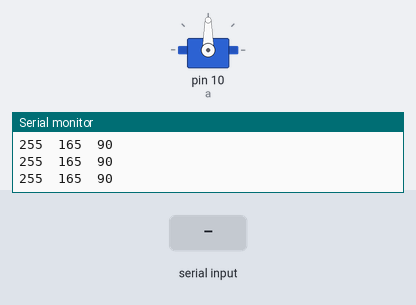
This sketch was run on a simulated Arduino Uno, built with avr-gcc and run on an emulated ATmega328P. On the bench: servo, the last lines printed to the serial monitor. Inputs (shaded band) come from the test bench.

Above: at 0.06 s.
At 1.2 s:
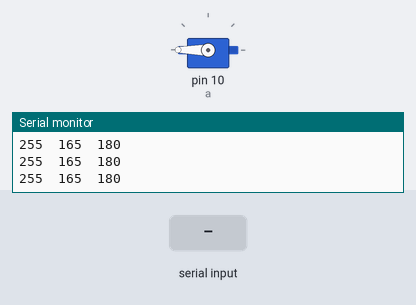
1.3 s: byte 30 received over Serial
Timing chart, 0 to 4.3 s (numbered marks = the images above; inputs shaded):
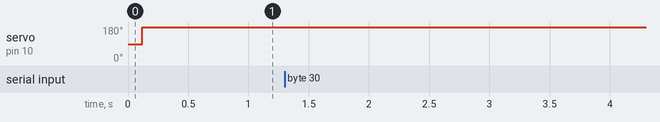

The sketch:

sketch_servo.ino
```cpp
#include <Servo.h>

Servo a;

void setup() {
  a.attach(10); //port 10: servo 1 on the motor shield
  Serial.begin(9600);
}

int pos = 90;
long lasttime = 0;
int delta = 0;

byte input;

void loop() {
  delta = millis() - lasttime;
  input = Serial.read();
  int spd = (int)input - 90; //RPi master sends speed values b/w 0 and 180, scale so 90 is stopped
  Serial.print(input);
  Serial.print("\t");
  Serial.print(spd);
  Serial.print("\t");
  Serial.println(pos);
  if (delta > 100) { //master's speed commands = degrees/100 ms
    lasttime = millis();
    pos = max(0, min(pos + spd, 180)); //keep b/w 0 and 180
    a.write(pos);
  }
}
```
